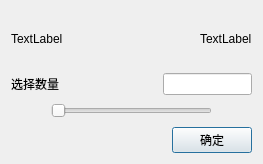
<?xml version="1.0" encoding="UTF-8"?>
<ui version="4.0">
 <class>Dialog</class>
 <widget class="QDialog" name="Dialog">
  <property name="geometry">
   <rect>
    <x>0</x>
    <y>0</y>
    <width>263</width>
    <height>164</height>
   </rect>
  </property>
  <property name="windowTitle">
   <string>Dialog</string>
  </property>
  <layout class="QVBoxLayout" name="verticalLayout">
   <item>
    <layout class="QHBoxLayout" name="horizontalLayout_4">
     <item>
      <widget class="QLabel" name="nameLabel">
       <property name="text">
        <string>TextLabel</string>
       </property>
      </widget>
     </item>
     <item>
      <spacer name="horizontalSpacer_5">
       <property name="orientation">
        <enum>Qt::Horizontal</enum>
       </property>
       <property name="sizeHint" stdset="0">
        <size>
         <width>40</width>
         <height>20</height>
        </size>
       </property>
      </spacer>
     </item>
     <item>
      <widget class="QLabel" name="stockLabel">
       <property name="text">
        <string>TextLabel</string>
       </property>
      </widget>
     </item>
    </layout>
   </item>
   <item>
    <layout class="QHBoxLayout" name="horizontalLayout">
     <item>
      <widget class="QLabel" name="numLabel">
       <property name="text">
        <string>选择数量</string>
       </property>
      </widget>
     </item>
     <item>
      <spacer name="horizontalSpacer">
       <property name="orientation">
        <enum>Qt::Horizontal</enum>
       </property>
       <property name="sizeHint" stdset="0">
        <size>
         <width>118</width>
         <height>20</height>
        </size>
       </property>
      </spacer>
     </item>
     <item>
      <widget class="QLineEdit" name="numLineEdit"/>
     </item>
    </layout>
   </item>
   <item>
    <layout class="QHBoxLayout" name="horizontalLayout_3">
     <item>
      <spacer name="horizontalSpacer_3">
       <property name="orientation">
        <enum>Qt::Horizontal</enum>
       </property>
       <property name="sizeType">
        <enum>QSizePolicy::Fixed</enum>
       </property>
       <property name="sizeHint" stdset="0">
        <size>
         <width>40</width>
         <height>20</height>
        </size>
       </property>
      </spacer>
     </item>
     <item>
      <widget class="QSlider" name="numHorizontalSlider">
       <property name="minimum">
        <number>1</number>
       </property>
       <property name="orientation">
        <enum>Qt::Horizontal</enum>
       </property>
      </widget>
     </item>
     <item>
      <spacer name="horizontalSpacer_4">
       <property name="orientation">
        <enum>Qt::Horizontal</enum>
       </property>
       <property name="sizeType">
        <enum>QSizePolicy::Fixed</enum>
       </property>
       <property name="sizeHint" stdset="0">
        <size>
         <width>40</width>
         <height>20</height>
        </size>
       </property>
      </spacer>
     </item>
    </layout>
   </item>
   <item>
    <layout class="QHBoxLayout" name="horizontalLayout_2">
     <item>
      <spacer name="horizontalSpacer_2">
       <property name="orientation">
        <enum>Qt::Horizontal</enum>
       </property>
       <property name="sizeHint" stdset="0">
        <size>
         <width>40</width>
         <height>20</height>
        </size>
       </property>
      </spacer>
     </item>
     <item>
      <widget class="QPushButton" name="pushButton">
       <property name="text">
        <string>确定</string>
       </property>
      </widget>
     </item>
    </layout>
   </item>
  </layout>
 </widget>
 <resources/>
 <connections/>
</ui>
